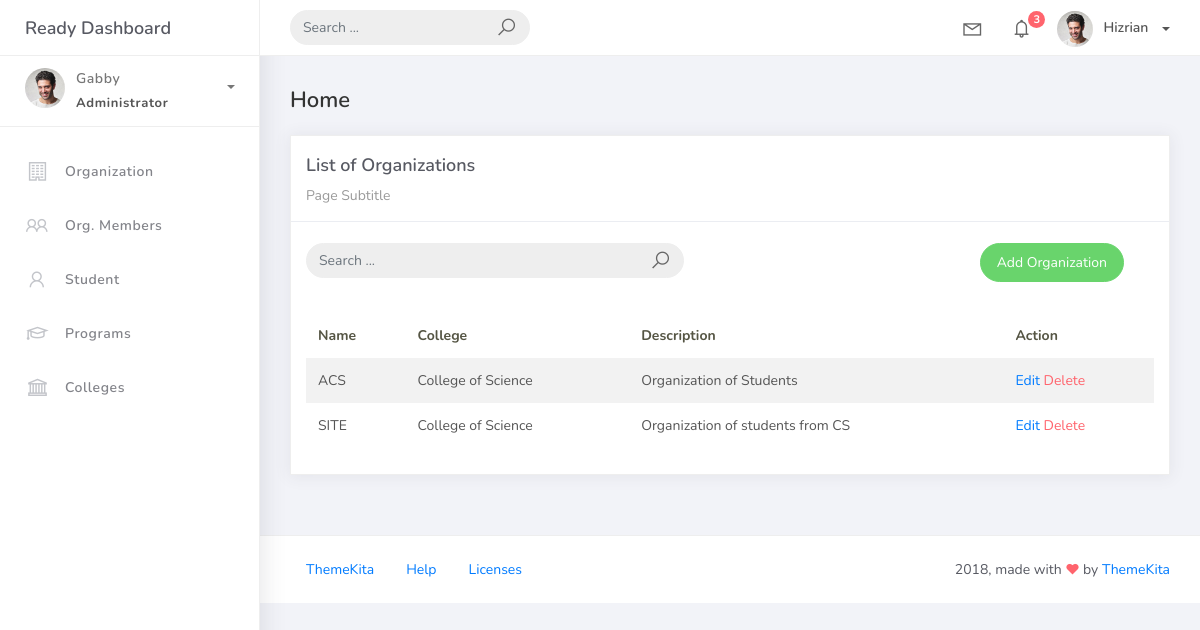
Before: /organization_list with the older database file.
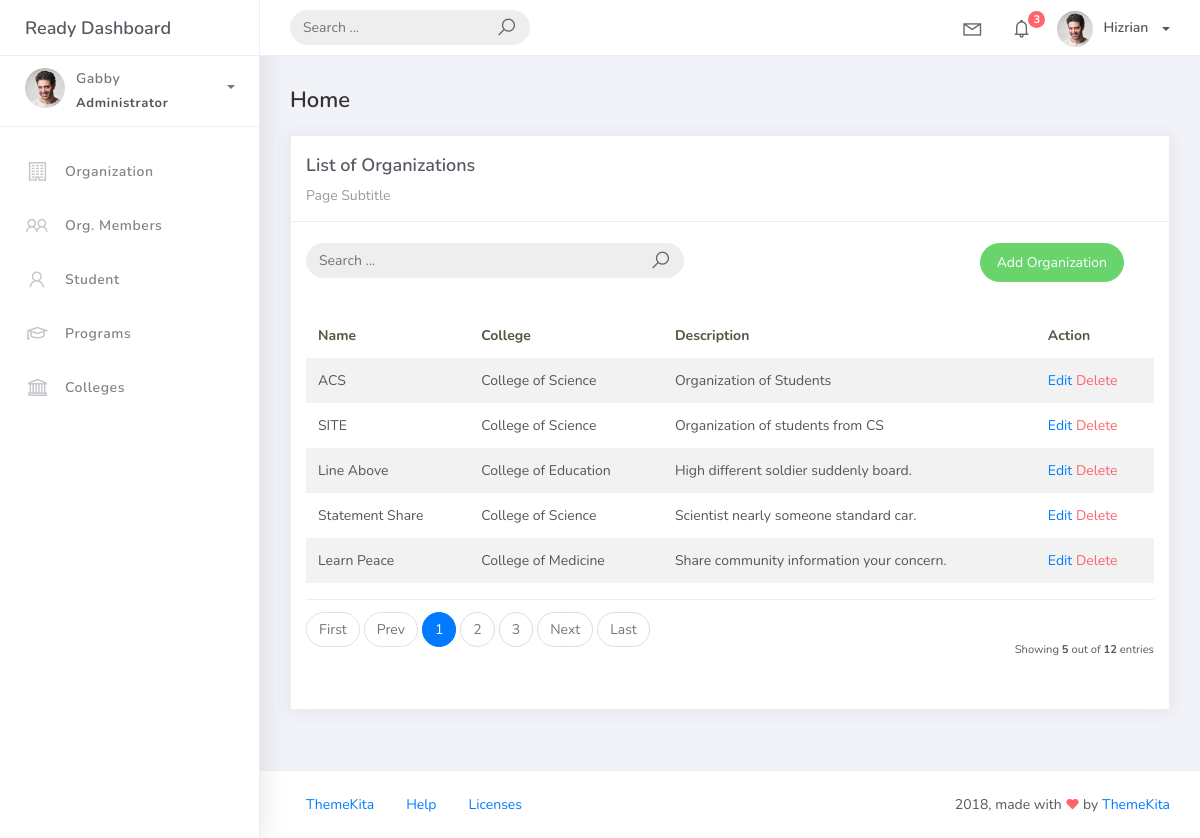
After: the same page with the newer database file.
### studentorg/models.py (models this page shows, shortened)
class BaseModel(models.Model):
    created_at = models.DateTimeField(auto_now_add=True, db_index=True)
    updated_at = models.DateTimeField(auto_now=True)
    class Meta:
        abstract = True

class Organization(BaseModel):
    name = models.CharField(max_length=250)
    college = models.ForeignKey(
        College, null=True, blank=True, on_delete=models.CASCADE)
    description = models.CharField(max_length=500)

class College(BaseModel):
    college_name = models.CharField(max_length=150)
    def __str__(self):
        return self.college_name

### studentorg/views.py (the view)
# urls.py: path('organization_list', OrganizationList.as_view(), name='organization-list'),
class OrganizationList(ListView):
    model = Organization
    context_object_name = 'organization'
    template_name = 'org_list.html'
    paginate_by = 5
    def get_queryset(self, *args, **kwargs):
        qs = super(OrganizationList, self).get_queryset(*args, **kwargs)
        if self.request.GET.get("q") != None:
            query = self.request.GET.get("q")
            qs = qs.filter(
                Q(name__icontains=query) |
                Q(description__icontains=query)
            )
        return qs

### templates/org_list.html
{% extends 'base.html' %} {% load static %} {% block content %}
<div class="content">
    <div class="container-fluid">
        <h4 class="page-title">Home</h4>
        <div class="row">
            <div class="col-md-12">
                <div class="card">
                    <div class="card-header">
                        <div class="card-title">List of Organizations</div>
                        <div class="card-category">Page Subtitle</div>
                    </div>
                    <br />
                    <div class="col-md-12 row">
                        <div class="col-md-6">
                            <form class="navbar-left navbar-form nav-search mr-md-3" action="{% url 'organization-list' %}">
                                <div class="input-group">
                                    <input type="text" placeholder="Search ..." class="form-control" name="q" />
                                    <div class="input-group-append">
                                        <span class="input-group-text">
                                            <i class="la la-search search-icon"></i>
                                        </span>
                                    </div>
                                </div>
                            </form>
                        </div>
                        <div class="col-md-6">
                            <div class="pull-right">
                                <a href="{% url 'organization-add' %}" class="btn btn-success btn-rounded">Add Organization</a>
                            </div>
                        </div>
                    </div>
                    <div class="card-body">
                        <table class="table table-striped mt-3">
                            <thead>
                                <tr>
                                    <th scope="col">Name</th>
                                    <th scope="col">College</th>
                                    <th scope="col">Description</th>
                                    <th scope="col">Action</th>
                                </tr>
                            </thead>
                            <tbody>
                                {% for object in object_list %}
                                <tr>
                                    <td>{{ object.name }}</td>
                                    <td>{{ object.college }}</td>
                                    <td>{{ object.description }}</td>
                                    <td>
                                        <a href="organization_list/{{ object.id }}">Edit</a>
                                        <a href="organization_list/{{ object.id }}/delete" class="text-danger">Delete</a>
                                      </td>
                                </tr>
                                {% empty %}
                                <tr>
                                  <td colspan="4" style="text-align: center">
                                    <p class="text-sm font-weight-bold mb-0">No Records Found</p>
                                  </td>
                                </tr>
                                {% endfor %}
                            </tbody>
                        </table>
                        {% include 'includes/pagination.html' %}
                    </div>
                </div>
            </div>
        </div>
    </div>
</div>
{% endblock %}

Changed rows visible on the page:
added Organization: name "Line Above", college "College of Education", description "High different soldier suddenly board."
added Organization: name "Statement Share", college "College of Science", description "Scientist nearly someone standard car."
added Organization: name "Learn Peace", college "College of Medicine", description "Share community information your concern."
Other visible differences:
{{ object_list.count }}: (not shown) → "5"
{{ paginator.count }}: (not shown) → "12"
text now shown: "First Prev Next Last Showing out of entries"
new list line: "1"
new list line: "2"
new list line: "3"
